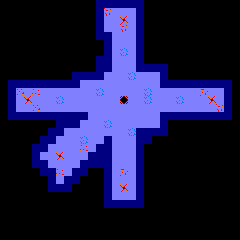

This is a level from a 2D game, rendered from its Tiled map with the project's own tilesets. A one-line summary and the complete map file follow:
An orthogonal 30x30 tile map with 8x8 px tiles, 1 tile layer (Tile Layer 1).

<map version="1.2" tiledversion="1.2.0" orientation="orthogonal" renderorder="right-down" width="30" height="30" tilewidth="8" tileheight="8" infinite="0" nextlayerid="2" nextobjectid="1">
 <tileset firstgid="1" source="../Tileset.tsx" />
 <layer id="1" name="Tile Layer 1" width="30" height="30">
  <data encoding="csv">
30,30,30,30,30,30,30,30,30,30,30,30,15,15,15,15,15,15,30,30,30,30,30,30,30,30,30,30,30,30,
30,30,30,30,30,30,30,30,30,30,30,30,15,19,17,17,17,15,30,30,30,30,30,30,30,30,30,30,30,30,
30,30,30,30,30,30,30,30,30,30,30,30,15,17,17,18,17,15,30,30,30,30,30,30,30,30,30,30,30,30,
30,30,30,30,30,30,30,30,30,30,30,30,15,17,17,19,17,15,30,30,30,30,30,30,30,30,30,30,30,30,
30,30,30,30,30,30,30,30,30,30,30,30,15,15,17,17,17,15,30,30,30,30,30,30,30,30,30,30,30,30,
30,30,30,30,30,30,30,30,30,30,30,30,30,15,17,17,17,15,30,30,30,30,30,30,30,30,30,30,30,30,
30,30,30,30,30,30,30,30,30,30,30,30,30,15,17,23,17,15,30,30,30,30,30,30,30,30,30,30,30,30,
30,30,30,30,30,30,30,30,30,30,30,30,15,15,17,17,17,15,30,30,30,30,30,30,30,30,30,30,30,30,
30,30,30,30,30,30,30,30,30,30,30,30,15,15,17,17,17,15,15,15,15,30,30,30,30,30,30,30,30,30,
30,30,30,30,30,30,30,30,30,15,15,15,15,17,17,17,23,17,17,17,15,30,30,30,30,30,30,30,30,30,
30,15,15,15,15,15,15,15,15,15,17,17,17,17,17,17,17,17,17,17,15,15,15,15,15,15,15,15,15,30,
30,15,22,17,21,17,17,17,17,17,17,17,23,17,17,17,17,17,23,17,17,17,17,17,17,20,17,17,15,30,
30,15,17,18,17,17,17,23,17,17,17,17,17,17,17,31,17,17,23,17,17,17,23,17,17,17,18,17,15,30,
30,15,17,17,22,17,17,17,17,17,17,17,17,17,17,17,17,17,17,17,17,17,17,17,17,17,17,19,15,30,
30,15,15,15,15,15,15,15,15,15,15,17,17,17,17,17,17,17,17,17,15,15,15,15,15,15,15,15,15,30,
30,30,30,30,30,30,30,15,15,15,17,17,17,23,17,17,17,17,17,17,15,30,30,30,30,30,30,30,30,30,
30,30,30,30,30,30,15,15,17,17,17,17,17,17,17,17,23,15,15,15,15,30,30,30,30,30,30,30,30,30,
30,30,30,30,30,15,15,17,17,17,23,17,17,15,17,17,17,15,15,30,30,30,30,30,30,30,30,30,30,30,
30,30,30,30,15,15,17,17,17,17,21,17,15,15,17,17,17,15,30,30,30,30,30,30,30,30,30,30,30,30,
30,30,30,30,15,17,17,18,17,17,17,15,15,15,17,17,17,15,30,30,30,30,30,30,30,30,30,30,30,30,
30,30,30,30,15,15,17,17,17,17,15,15,15,15,17,17,17,15,30,30,30,30,30,30,30,30,30,30,30,30,
30,30,30,30,30,15,15,21,17,15,15,30,30,15,17,20,17,15,30,30,30,30,30,30,30,30,30,30,30,30,
30,30,30,30,30,30,15,17,15,15,30,30,30,15,17,17,17,15,30,30,30,30,30,30,30,30,30,30,30,30,
30,30,30,30,30,30,15,15,15,30,30,30,30,15,17,18,17,15,30,30,30,30,30,30,30,30,30,30,30,30,
30,30,30,30,30,30,30,30,30,30,30,30,30,15,17,17,17,15,30,30,30,30,30,30,30,30,30,30,30,30,
30,30,30,30,30,30,30,30,30,30,30,30,30,15,15,15,15,15,30,30,30,30,30,30,30,30,30,30,30,30,
30,30,30,30,30,30,30,30,30,30,30,30,30,30,30,30,30,30,30,30,30,30,30,30,30,30,30,30,30,30,
30,30,30,30,30,30,30,30,30,30,30,30,30,30,30,30,30,30,30,30,30,30,30,30,30,30,30,30,30,30,
30,30,30,30,30,30,30,30,30,30,30,30,30,30,30,30,30,30,30,30,30,30,30,30,30,30,30,30,30,30,
30,30,30,30,30,30,30,30,30,30,30,30,30,30,30,30,30,30,30,30,30,30,30,30,30,30,30,30,30,30
</data>
 </layer>
</map>
